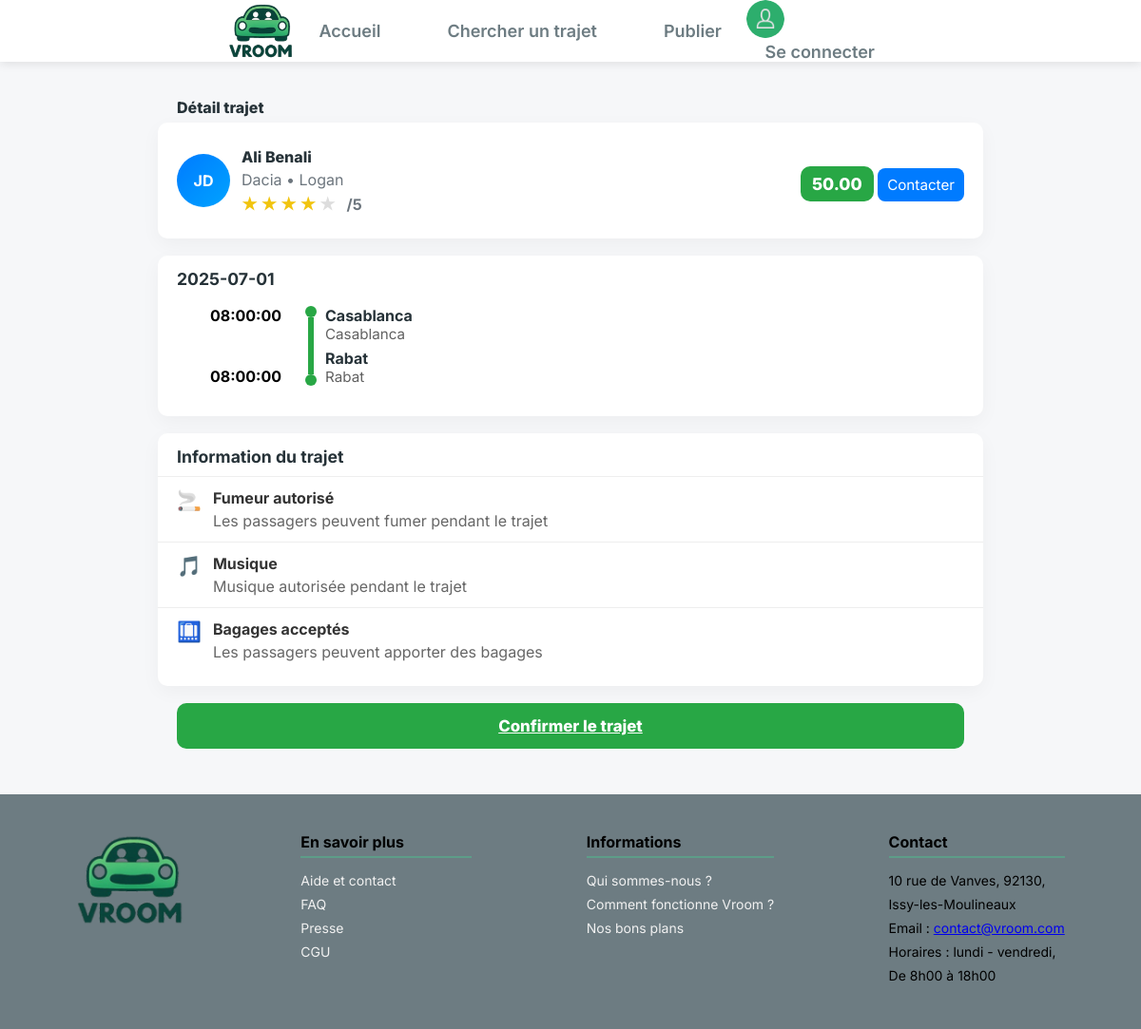
The app's page /index.php?page=detail_trajet&id=1 with its own data.
### tables this page shows
CREATE TABLE `annonces` (
  `id` bigint(20) UNSIGNED NOT NULL,
  `id_conducteur` bigint(20) UNSIGNED NOT NULL,
  `id_vehicule` bigint(20) UNSIGNED NOT NULL,
  `date_depart` date NOT NULL,
  `heure_depart` time NOT NULL,
  `datetime_depart` datetime NOT NULL,
  `prix_par_personne` decimal(10,2) NOT NULL,
  `places_disponibles` int(11) NOT NULL,
  `description` text NOT NULL,
  `id_lieu_depart` bigint(20) UNSIGNED NOT NULL,
  `id_lieu_arrivee` bigint(20) UNSIGNED NOT NULL,
  `statut` enum('active','complete','annulee','expiree') DEFAULT 'active',
  `date_creation` timestamp NOT NULL DEFAULT current_timestamp()
);

CREATE TABLE `utilisateurs` (
  `id` bigint(20) UNSIGNED NOT NULL,
  `nom` varchar(255) NOT NULL,
  `prenom` varchar(255) NOT NULL,
  `email` varchar(255) DEFAULT NULL,
  `telephone` varchar(20) DEFAULT NULL,
  `avatar` varchar(255) DEFAULT NULL,
  `biographie` text DEFAULT NULL,
  `mot_de_passe` varchar(255) NOT NULL,
  `token_notification` varchar(255) DEFAULT NULL,
  `premiere_connexion` tinyint(1) NOT NULL DEFAULT 1,
  `try_token` int(11) NOT NULL DEFAULT 0,
  `remember_token` varchar(100) DEFAULT NULL,
  `date_creation` timestamp NOT NULL DEFAULT current_timestamp(),
  `date_mise_a_jour` timestamp NOT NULL DEFAULT current_timestamp() ON UPDATE current_timestamp(),
  `note` float DEFAULT 0,
  `photo_profil` varchar(255) DEFAULT NULL
);

CREATE TABLE `vehicules` (
  `id` bigint(20) UNSIGNED NOT NULL,
  `id_utilisateur` bigint(20) UNSIGNED NOT NULL,
  `marque` varchar(100) NOT NULL,
  `modele` varchar(100) NOT NULL,
  `annee` year(4) NOT NULL,
  `couleur` varchar(50) NOT NULL,
  `matricule` varchar(50) NOT NULL,
  `date_creation` timestamp NOT NULL DEFAULT current_timestamp()
);

CREATE TABLE `lieux` (
  `id` bigint(20) UNSIGNED NOT NULL,
  `nom` varchar(255) NOT NULL,
  `latitude` decimal(10,6) NOT NULL,
  `longitude` decimal(10,6) NOT NULL
);

### Controleur/c_trajet.php (called while the page is built, shortened)
<?php
require_once __DIR__ . '/../Modele/annonces.php';
class c_detail_trajet {
    public function afficher(): void {
        $annonce = Annonces::detail_trajet($_GET['id']);
        require __DIR__ . '/../Vue/head.php';
        require __DIR__ . '/../Vue/header.php';
        require __DIR__ . '/../Vue/pages/v_detail_trajet.php';
        require __DIR__ . '/../Vue/footer.php';
    }
}
?>

### Modele/annonces.php (called while the page is built, shortened)
<?php
class Annonces {
    public static function detail_trajet(int $id): ?array
    {
        $db = dbConnect();
        $sql = "
        SELECT
            a.id,
            a.date_depart,
            a.heure_depart,
            a.prix_par_personne,
            a.places_disponibles,
            a.description,
            u.nom AS conducteur_nom,
            u.note AS conducteur_note,
            u.avatar,
            v.marque,
            v.modele,
            ld.nom AS lieu_depart,
            la.nom AS lieu_arrivee
        FROM annonces a
        JOIN utilisateurs u ON a.id_conducteur = u.id
        JOIN vehicules v ON a.id_vehicule = v.id
        JOIN lieux ld ON a.id_lieu_depart = ld.id
        JOIN lieux la ON a.id_lieu_arrivee = la.id
        WHERE a.id = :id
        AND a.statut = 'active'
        ";
        $stmt = $db->prepare($sql);
        $stmt->execute(['id' => $id]);
        $annonce = $stmt->fetch(PDO::FETCH_ASSOC);
        return $annonce ?: null;
    }
}

### Vue/pages/v_detail_trajet.php (the view, shortened to what this page needs)
<body>
    <div class="main-wrapper">
    <div class="page-container">
        <div class="header-title">Détail trajet</div>
        <div class="main-content">
            <div class="info-card">
                <div class="driver-card">
                    <div class="driver-left">
                        <div class="avatar">JD</div>
                        <div class="driver-info">
                            <div class="driver-name"><?= htmlspecialchars($annonce['conducteur_nom']) ?></div>
                            <div class="vehicle"><?= htmlspecialchars($annonce['marque']) ?> • <?= htmlspecialchars($annonce['modele']) ?></div>
                            <div class="rating" title="Note 4.5 sur 5">
                                <span class="star filled">★</span>
                                <span class="star filled">★</span>
                                <span class="star filled">★</span>
                                <span class="star filled">★</span>
                                <span class="star">★</span>
                                <span style="margin-left:8px;color:#6c757d;font-weight:700;">
                                    <?= $annonce['note_conducteur'] ?>/5
                                </span>
                            </div>
                        </div>
                    </div>
                    <div class="driver-right">
                        <div class="price"><?= htmlspecialchars($annonce['prix_par_personne']) ?></div>
                        <button class="contact-small">Contacter</button>
                    </div>
                </div>
            </div>
            <div class="info-card">
                <h2 class="card-title"><?= htmlspecialchars($annonce['date_depart']) ?></h2>
                <div class="trajet-detail">
                    <div class="heures">
                        <span class="heure-depart"><?= htmlspecialchars($annonce['heure_depart']) ?></span>
                        <span class="heure-arrivee"><?= htmlspecialchars($annonce['heure_depart']) ?></span>
                    </div>
                    <div class="separateur"></div>
                    <div class="gares-info">
                        <div class="gare depart">
                            <div class="ville"><?= htmlspecialchars($annonce['lieu_depart']) ?></div>
                            <div class="detail-gare"><?= htmlspecialchars($annonce['lieu_depart']) ?></div>
                        </div>
                        <div class="gare arrivee">
                            <div class="ville"><?= htmlspecialchars($annonce['lieu_arrivee']) ?></div>
                            <div class="detail-gare"><?= htmlspecialchars($annonce['lieu_arrivee']) ?></div>
                        </div>
                    </div>
                </div>
            </div>
            <div class="info-card" id="premiere-section-info">
                <h2 class="card-title">Information du trajet</h2>
                <div class="info-item">
                    <span class="info-icone">🚬</span>
                    <div class="info-texte">
                        <div class="regle">Fumeur autorisé</div>
                        <div class="description">Les passagers peuvent fumer pendant le trajet</div>
                    </div>
                </div>
                <div class="info-item">
                    <span class="info-icone">🎵</span>
                    <div class="info-texte">
                        <div class="regle">Musique</div>
                        <div class="description">Musique autorisée pendant le trajet</div>
                    </div>
                </div>
                <div class="info-item">
                    <span class="info-icone">🛄</span>
                    <div class="info-texte">
                        <div class="regle">Bagages acceptés</div>
                        <div class="description">Les passagers peuvent apporter des bagages</div>
                    </div>
                </div>
            </div>
            <div class="button-row">
                <a href="index.php?page=paiement&id=<?= $annonce['id'] ?>"
                class="confirm-btn"
                aria-label="Confirmer le trajet">
                Confirmer le trajet
                </a>
            </div>
        </div>
    </div>
</body>
</html>

### Ressources/CSS/commun.css (style rules this page uses)
:root { --couleurVerte: #28a745; --couleurVerteFonce: #1f7e36; --texteGris: #6d7c82; --titreNoir: #222; --fondClair: #ffffff; --ombre: rgba(0,0,0,0.10); --ombreHover: rgba(0,0,0,0.18); }
* { font-family: 'Inter', sans-serif; box-sizing: border-box; padding: 0; margin: 0; }
body { background-color: #f0f0f0; align-items: center; justify-content: center; }

### Ressources/CSS/detail_trajet.css (style rules this page uses)
body { background-color: #f6f7f9; font-family: Arial, Helvetica, sans-serif; margin: 0; padding: 0; }
.page-container { width: 100%; max-width: 900px; margin: 32px auto; box-sizing: border-box; padding: 0 16px; }
.info-card { background-color: #ffffff; border-radius: 10px; margin-bottom: 18px; padding: 14px 0; box-shadow: 0 6px 20px rgba(0,0,0,0.04); }
.card-title { font-size: 1.1rem; font-weight: 700; color: #263238; padding: 0 20px; margin-bottom: 10px; }
.button-row { margin-top: 10px; display:flex; justify-content:center; padding: 0 20px 16px 20px; }
.confirm-btn { display: block; width: 100%; box-sizing: border-box; padding: 14px 18px; font-size: 1.05rem; font-weight: 800; background-color: #28a745; color: #ffffff; border: none; border-radius: 10px; cursor: pointer; text-align: center; }
.trajet-detail { display: flex; align-items: stretch; padding: 8px 20px 18px 20px; width: 100%; box-sizing: border-box; min-height: 110px; }
.heures { display: flex; flex-direction: column; justify-content: space-between; text-align: right; margin-right: 16px; font-weight: 700; width: 110px; }
.heures span { display:block; }
.separateur { position: relative; width: 6px; margin: 0 12px; border-radius: 4px; align-self: stretch; background-image: linear-gradient(#28a745, #28a745); background-repeat: no-repeat; background-position: center 12px; background-size: 6px calc(100% - 24px); }
.separateur::before, .separateur::after { content: ''; position: absolute; width: 12px; height: 12px; background-color: #28a745; border-radius: 50%; left: 50%; transform: translateX(-50%); }
.separateur::before { top: 0; }
.separateur::after { bottom: 0; }
.gares-info { display: flex; flex-direction: column; justify-content: space-between; flex: 1; }
.gare { margin: 0; }
.ville { font-weight: 700; color:#263238; }
.detail-gare { color:#616161; font-size:0.95rem; }
.info-item { display:flex; align-items:flex-start; padding:12px 20px; border-top:1px solid #eee; }
.info-icone { font-size:1.3rem; margin-right:12px; color:#555; }
.info-texte .regle { font-weight:700; color:#333; }
.info-texte .description { color:#666; margin-top:4px; }
.driver-card { display:flex; align-items:center; justify-content:space-between; padding:12px 20px; gap:12px; }
.driver-left { display:flex; align-items:center; gap:12px; }
.avatar { width:56px; height:56px; border-radius:50%; background:linear-gradient(135deg,#007bff,#00a3ff); color:white; display:flex; align-items:center; justify-content:center; font-weight:700; }
.driver-info .driver-name { font-weight:800; color:#263238; }
.driver-info .vehicle { color:#6c757d; margin-top:4px; }
.rating { margin-top:6px; color:#f1c40f; font-weight:700; }
.rating .star { color:#ddd; }
.rating .star.filled { color:#f1c40f; }
.driver-right { text-align:right; }
.price { background:#28a745; color:#fff; padding:8px 12px; border-radius:10px; font-weight:800; font-size:1.1rem; display:inline-block; }
.contact-small { margin-top:8px; display:inline-block; padding:8px 10px; background:#007bff; color:#fff; border-radius:8px; font-size:0.95rem; border:none; cursor:pointer; }
.header-title { padding: 6px 20px; font-weight:800; color:#263238; }

### records on screen
annonces: id_conducteur.nom "Ali Benali", id_vehicule.marque "Dacia", id_vehicule.modele "Logan", prix_par_personne "50.00", date_depart "2025-07-01", heure_depart "08:00:00", id_lieu_depart.nom "Casablanca", id_lieu_arrivee.nom "Rabat"
